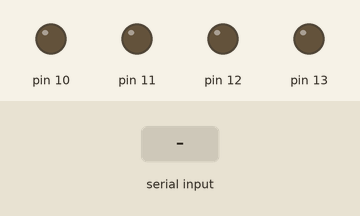
Simulated run of this sketch. Board: Arduino Uno, built with avr-gcc and run on an emulated ATmega328P. On the bench: output pins drawn as LEDs (lit = HIGH). The inputs (shaded band) are chosen by the test bench.

Above: at 1.2 s.
1.3 s: "1\n" received over Serial
At 2.5 s:
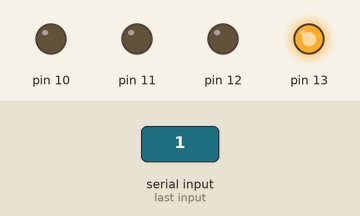
2.8 s: "2\n" received over Serial
At 3.7 s:
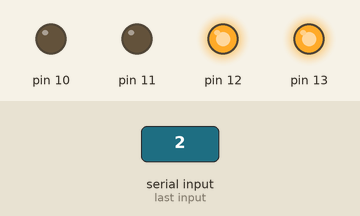
4.3 s: "3\n" received over Serial
At 4.8 s:
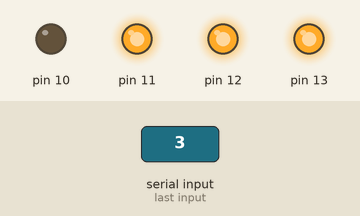
5.8 s: "4\n" received over Serial
At 7.0 s:
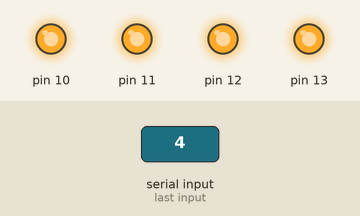
7.3 s: "1\n" received over Serial
At 8.3 s:
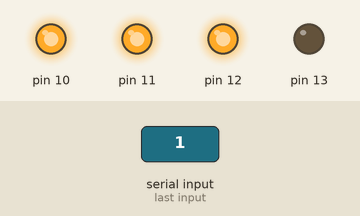
8.8 s: "2\n" received over Serial
At 9.5 s:
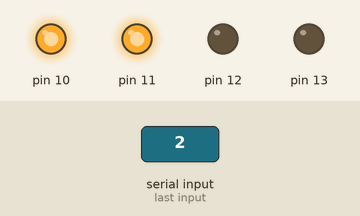
Timing chart, 0 to 11.3 s (numbered marks = the images above; inputs shaded):
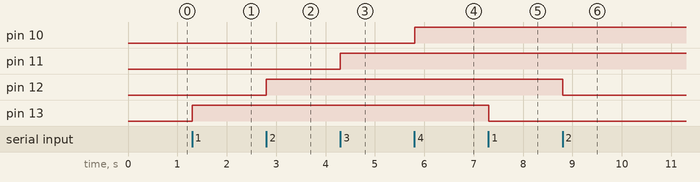

The sketch:

LED_Control_Rpi_Master_UART.ino
```cpp
void setup() {
  // put your setup code here, to run once:
  Serial.begin(9600);
  pinMode(13 , OUTPUT);
  pinMode(12 , OUTPUT);
  pinMode(11 , OUTPUT);
  pinMode(10 , OUTPUT);
  digitalWrite(13 , LOW);
  digitalWrite(12 , LOW);
  digitalWrite(11 , LOW);
  digitalWrite(10 , LOW);
}
int led1 = 0 , led2 = 0 , led3 = 0 , led4 = 0;
void loop() {
  // put your main code here, to run repeatedly:
  if(Serial.available() > 0)
  {
    String data = Serial.readStringUntil('\n');
    int cas = data.toInt();
    switch(cas)
    {
      case 1:
        if(led1 == 0)
          led1 = 1;
        else
          led1 = 0;
          break;
      case 2:
        if(led2 == 0)
          led2 = 1;
        else
          led2 = 0;
          break;
      case 3:
        if(led3 == 0)
          led3 = 1;
        else
          led3 = 0;
          break;
      case 4:
        if(led4 == 0)
          led4 = 1;
        else
          led4 = 0;
          break;
    }
  }
  digitalWrite(13 , led1);
  digitalWrite(12 , led2);
  digitalWrite(11 , led3);
  digitalWrite(10 , led4);
}
```

Measured:
- after the input at 1.3 s, pin 13: LOW → HIGH at once
- after the input at 2.8 s, pin 12: LOW → HIGH at once
- after the input at 4.3 s, pin 11: LOW → HIGH at once
- after the input at 5.8 s, pin 10: LOW → HIGH at once
- after the input at 7.3 s, pin 13: HIGH → LOW at once
- after the input at 8.8 s, pin 12: HIGH → LOW at once
